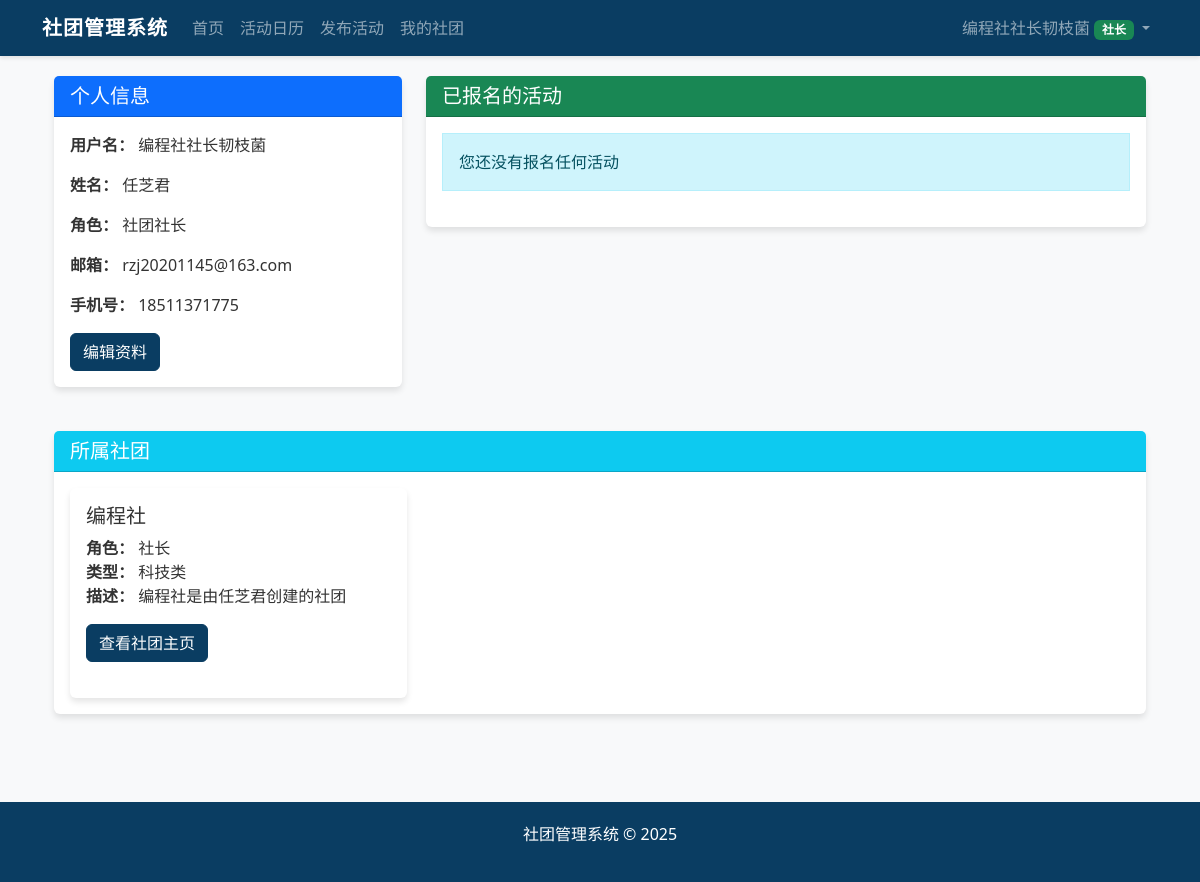
Screenshot of /profile (signed in) with the database file from the repository.
### app/models.py (models this page shows, shortened)
class User(UserMixin, db.Model):
    __tablename__ = "users"
    id = db.Column(db.Integer, primary_key=True)
    username = db.Column(db.String(64), unique=True, index=True)
    password = db.Column(db.String(128))
    role = db.Column(db.String(20))  # super_admin, admin, club_leader, club_teacher, union, student
    real_name = db.Column(db.String(64))
    class_name = db.Column(db.String(64))  # 针对学生
    email = db.Column(db.String(120))
    phone = db.Column(db.String(20))
    leader_id = db.Column(db.Integer, db.ForeignKey('users.id'), nullable=True)
    is_approved = db.Column(db.Boolean, default=False)
    club_name = db.Column(db.String(64), nullable=True)
    created_at = db.Column(db.DateTime, default=datetime.utcnow)
    teachers = db.relationship('User', backref=db.backref('leader', remote_side=[id]), foreign_keys=[leader_id])
    @property
    def is_super_admin(self):
        return self.role == ROLE_SUPER_ADMIN
    @property
    def is_admin(self):
        return self.role == ROLE_ADMIN
    @property
    def is_club_leader(self):
        return self.role == ROLE_CLUB_LEADER

class Club(db.Model):
    __tablename__ = "clubs"
    id = db.Column(db.Integer, primary_key=True)
    name = db.Column(db.String(64), unique=True)
    description = db.Column(db.Text)
    president_contact = db.Column(db.String(64))
    type = db.Column(db.String(64))   # 社团类型：科技类、公益类、学术类、活动类、文化类、体育类、艺术类
    score = db.Column(db.Float, default=0)   # 社团分数
    leader_id = db.Column(db.Integer, db.ForeignKey('users.id'), nullable=True)
    teacher_id = db.Column(db.Integer, db.ForeignKey('users.id'), nullable=True)
    creator_id = db.Column(db.Integer, db.ForeignKey('users.id'), nullable=True)
    created_at = db.Column(db.DateTime, default=datetime.utcnow)
    activities = db.relationship('Activity', backref='club', lazy='dynamic')
    leader = db.relationship('User', foreign_keys=[leader_id], backref='led_club')
    teacher = db.relationship('User', foreign_keys=[teacher_id], backref='guided_club')
    creator = db.relationship('User', foreign_keys=[creator_id], backref='created_clubs')

### app/views/main.py (the view, shortened to what this page needs)
@main_bp.route('/profile')
@login_required
def profile():
    now = get_beijing_time()
    enrolled_activities = Registration.query.filter_by(student_id=current_user.id).all()
    for registration in enrolled_activities:
        registration.activity.event_date = make_aware(registration.activity.event_date)
    user_clubs = []
    if current_user.is_club_leader:
        club = Club.query.filter_by(leader_id=current_user.id).first()
        if club:
            user_clubs.append({
                'club': club,
                'role': '社长'
            })
    return render_template('profile.html',
                         enrolled_activities=enrolled_activities,
                         user_clubs=user_clubs,
                         current_time=now)

### app/views/auth.py (called while the page is built)
@login_manager.user_loader
def load_user(user_id):
    return User.query.get(int(user_id))

### app/views/main.py (called while the page is built)
def get_beijing_time():
    beijing_tz = pytz.timezone('Asia/Shanghai')
    return datetime.now(beijing_tz)

### app/templates/profile.html (shortened to what this page needs)
{% extends "layout.html" %}
{% block content %}
<div class="container">
    <div class="row">
        <div class="col-md-4 mb-4">
            <div class="card">
                <div class="card-header bg-primary text-white">
                    <h5 class="card-title mb-0">个人信息</h5>
                </div>
                <div class="card-body">
                    <p><strong>用户名：</strong> {{ current_user.username }}</p>
                    <p><strong>姓名：</strong> {{ current_user.real_name }}</p>
                    <p><strong>角色：</strong>
                        {% if current_user.is_super_admin %}
                            超级管理员
                        {% elif current_user.is_admin %}
                            管理员
                        {% elif current_user.is_club_leader %}
                            社团社长
                        {% elif current_user.is_club_teacher %}
                            社团指导老师
                        {% elif current_user.is_union %}
                            社联
                        {% else %}
                            学生
                        {% endif %}
                    </p>
                    <p><strong>邮箱：</strong> {{ current_user.email }}</p>
                    <p><strong>手机号：</strong> {{ current_user.phone }}</p>
                    <a href="{{ url_for('main.edit_profile') }}" class="btn btn-primary">编辑资料</a>
                </div>
            </div>
        </div>
        <div class="col-md-8 mb-4">
            <div class="card">
                <div class="card-header bg-success text-white">
                    <h5 class="card-title mb-0">已报名的活动</h5>
                </div>
                <div class="card-body">
                    {% if enrolled_activities %}
                        <div class="table-responsive">
                            <table class="table table-striped">
                                <thead>
                                    <tr>
                                        <th>活动名称</th>
                                        <th>社团</th>
                                        <th>时间</th>
                                        <th>状态</th>
                                        <th>操作</th>
                                    </tr>
                                </thead>
                                <tbody>
                                    {% for registration in enrolled_activities %}
                                        {% set activity = registration.activity %}
                                        {% set is_past = activity.event_date < current_time %}
                                        <tr class="{% if is_past %}table-secondary{% else %}table-success{% endif %}">
                                            <td>{{ activity.title }}</td>
                                            <td>{{ activity.club.name }}</td>
                                            <td>{{ activity.event_date.strftime('%Y-%m-%d %H:%M') }}</td>
                                            <td>
                                                {% if is_past %}
                                                    <span class="badge bg-secondary">已结束</span>
                                                {% else %}
                                                    <span class="badge bg-success">即将开始</span>
                                                {% endif %}
                                            </td>
                                            <td>
                                                <a href="{{ url_for('main.view_activity', activity_id=activity.id) }}" class="btn btn-sm btn-primary">查看详情</a>
                                            </td>
                                        </tr>
                                    {% endfor %}
                                </tbody>
                            </table>
                        </div>
                    {% else %}
                        <div class="alert alert-info">
                            <p class="mb-0">您还没有报名任何活动</p>
                        </div>
                    {% endif %}
                </div>
            </div>
        </div>
        {% if user_clubs %}
        <div class="col-12">
            <div class="card">
                <div class="card-header bg-info text-white">
                    <h5 class="card-title mb-0">所属社团</h5>
                </div>
                <div class="card-body">
                    <div class="row row-cols-1 row-cols-md-3 g-4">
                        {% for club_info in user_clubs %}
                            <div class="col">
                                <div class="card h-100">
                                    <div class="card-body">
                                        <h5 class="card-title">{{ club_info.club.name }}</h5>
                                        <p class="card-text">
                                            <strong>角色：</strong> {{ club_info.role }}<br>
                                            <strong>类型：</strong> {{ club_info.club.type }}<br>
                                            <strong>描述：</strong> {{ club_info.club.description|truncate(100) }}
                                        </p>
                                        <a href="{{ url_for('club.club_home', club_id=club_info.club.id) }}" class="btn btn-primary">查看社团主页</a>
                                    </div>
                                </div>
                            </div>
                        {% endfor %}
                    </div>
                </div>
            </div>
        </div>
        {% endif %}
    </div>
</div>
{% endblock %}

### app/templates/layout.html (shortened to what this page needs)
<!DOCTYPE html>
<html lang="zh-CN">
<head>
    <link rel="stylesheet" href="https://cdn.jsdelivr.net/npm/bootstrap@5.2.3/dist/css/bootstrap.min.css">
    <link rel="stylesheet" href="https://cdn.jsdelivr.net/npm/bootstrap-icons@1.10.0/font/bootstrap-icons.css">
</head>
<body>
    <nav class="navbar navbar-expand-lg navbar-dark">
        <div class="container-xl">
            <a class="navbar-brand" href="/">社团管理系统</a>
            <div class="collapse navbar-collapse" id="navbarNav">
                <ul class="navbar-nav me-auto">
                    <li class="nav-item">
                        <a class="nav-link" href="/">首页</a>
                    </li>
                    <li class="nav-item">
                        <a class="nav-link" href="{{ url_for('main.activity_calendar') }}">活动日历</a>
                    </li>
                    {% if current_user.is_authenticated %}
                        {% if current_user.role == 'club_leader' %}
                            <li class="nav-item">
                                <a class="nav-link" href="{{ url_for('club.new_activity') }}">发布活动</a>
                            </li>
                            <li class="nav-item">
                                <a class="nav-link" href="{{ url_for('club.my_club') }}">我的社团</a>
                            </li>
                        {% endif %}
                    {% endif %}
                </ul>
                <ul class="navbar-nav">
                    {% if current_user.is_authenticated %}
                        <li class="nav-item dropdown">
                            <a class="nav-link dropdown-toggle" href="#" id="userDropdown" role="button" data-bs-toggle="dropdown">
                                {{ current_user.username }}
                                {% if current_user.role == 'super_admin' %}
                                    <span class="badge bg-danger">超级管理员</span>
                                {% elif current_user.role == 'admin' %}
                                    <span class="badge bg-warning">管理员</span>
                                {% elif current_user.role == 'club_leader' %}
                                    <span class="badge bg-success">社长</span>
                                {% elif current_user.role == 'club_teacher' %}
                                    <span class="badge bg-info">指导老师</span>
                                {% elif current_user.role == 'union' %}
                                    <span class="badge bg-primary">社联</span>
                                {% elif current_user.role == 'student' %}
                                    <span class="badge bg-secondary">学生</span>
                                {% endif %}
                            </a>
                        </li>
                    {% endif %}
                </ul>
            </div>
        </div>
    </nav>
    <div class="content-wrapper">
        <div class="container-xl">
            {% block content %}{% endblock %}
        </div>
    </div>
    <footer class="mt-5">
        <div class="container text-center">
            <p>社团管理系统 &copy; 2025</p>
        </div>
    </footer>
</body>
</html>

### app/templates/layout.html (style rules this page uses)
:root { --primary-color: #0a3d62; --secondary-color: #3c6382; --accent-color: #60a3bc; --light-bg: #f8f9fa; --dark-text: #333; }
body { font-family: "Microsoft YaHei", "Segoe UI", Roboto, sans-serif; background-color: var(--light-bg); color: var(--dark-text); min-height: 100vh; display: flex; flex-direction: column; }
.navbar { background-color: var(--primary-color) !important; box-shadow: 0 2px 4px rgba(0, 0, 0, 0.1); }
.navbar-brand { font-weight: bold; letter-spacing: 1px; }
.card { box-shadow: 0 4px 6px rgba(0, 0, 0, 0.1); border: none; margin-bottom: 20px; }
.card-header { font-weight: bold; background-color: var(--primary-color); color: white; }
.btn-primary { background-color: var(--primary-color); border-color: var(--primary-color); }
footer { background-color: var(--primary-color); color: white; padding: 20px 0; margin-top: auto; }
.alert { border-radius: 0; margin-bottom: 20px; }
.container-xl { max-width: 1400px; width: 95%; }
.content-wrapper { flex: 1; padding: 20px 0; }

### rows the page displays
User: username "编程社社长韧枝菌", real_name "任芝君", email "rzj20201145@163.com", phone "18511371775"
Club: club.name "编程社", club.type "科技类", club.description "编程社是由任芝君创建的社团"

### other values shown
{{ club_info.role }} "社长"
